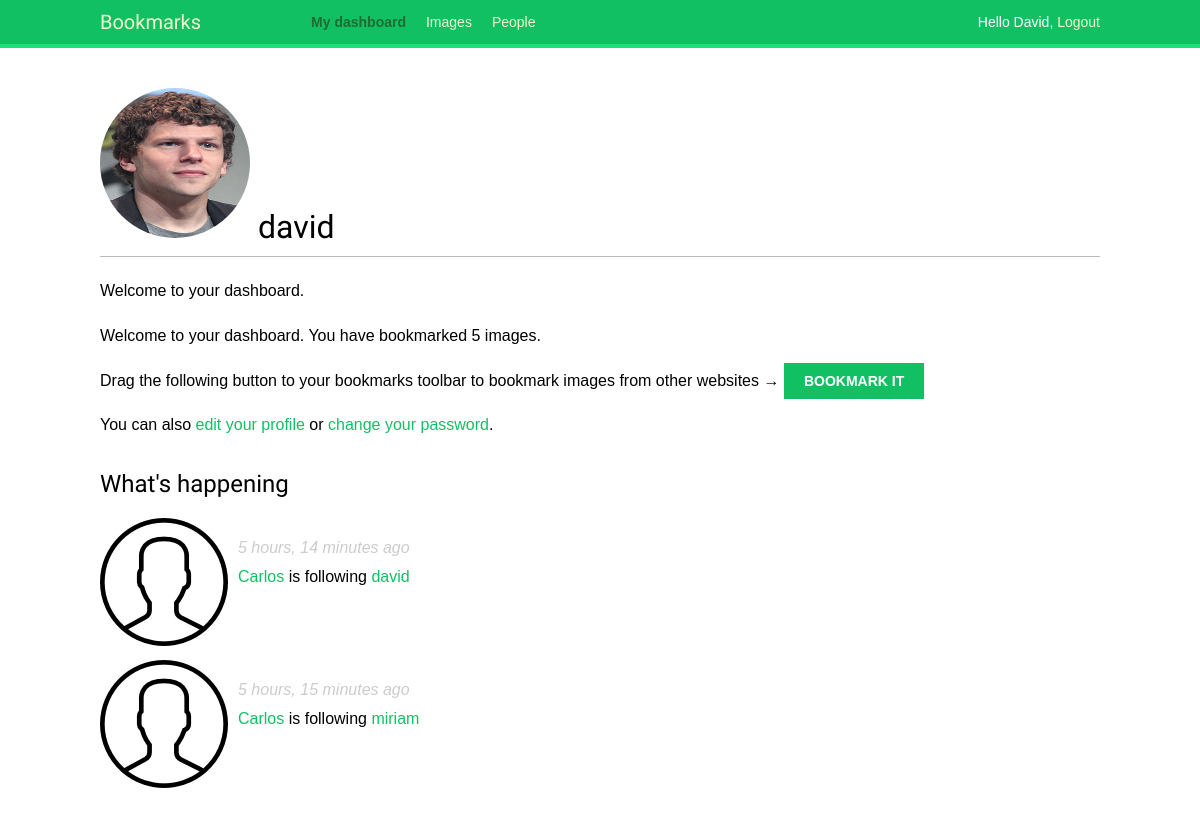
/account/ (signed in), run on the app's committed database.
### account/models.py (models this page shows, shortened)
class Profile(models.Model):
  user = models.OneToOneField(settings.AUTH_USER_MODEL,on_delete=models.CASCADE)
  date_of_birth = models.DateField(blank=True,null=True)
  photo = models.ImageField(upload_to='users/%Y/%m/%d/',blank=True)

### actions/models.py (models this page shows)
class Action(models.Model):
  user = models.ForeignKey('auth.User',related_name='actions',db_index=True,on_delete=models.CASCADE)
  verb = models.CharField(max_length=255)
  target_ct = models.ForeignKey(ContentType,blank=True,null=True,related_name='target_obj',on_delete=models.CASCADE)
  target_id= models.PositiveIntegerField(null=True,blank=True,db_index=True)
  target = GenericForeignKey('target_ct','target_id')
  created = models.DateTimeField(auto_now_add=True,db_index=True)
  class Meta:
    ordering = ('-created',)

### account/views.py (the view)
# urls.py: path('', views.dashboard, name="dashboard"),
@login_required
def dashboard(request):
  actions = Action.objects.exclude(user=request.user)
  following_ids = request.user.following.values_list('id',flat=True)
  if following_ids:
    actions = actions.filter(user_id__in=following_ids)
  actions = actions.select_related('user','user__profile').prefetch_related('target')[:10]
  profile = Profile.objects.get(pk=request.user.profile.id)
  return render(request, 'account/dashboard.html', {'section':'dashboard','profile':profile,'actions':actions})

### account/templates/account/dashboard.html (shortened to what this page needs)
{% extends 'base.html' %}
{% block content %}
  <h1> <img class="pic" src="{{profile.photo.url}}" alt="image"> {{request.user.username}} </h1>
  <p>Welcome to your dashboard.  </p>
  {% with total_images_created=request.user.images_created.count %}
    <p>Welcome to your dashboard. You have bookmarked {{ total_images_created }} image{{ total_images_created|pluralize }}.</p>
  {% endwith %}
  <p>Drag the following button to your bookmarks toolbar to bookmark images from other websites → <a href="javascript:{% include "bookmarklet_launcher.js" %}" class="button">Bookmark it</a><p>
  <p>You can also <a href="{% url "edit" %}">edit your profile</a> or <a href="{% url "password_change" %}">change your password</a>.<p>
<h2>What's happening</h2>
<div id="action-list">
  {% for action in actions  %}
    {% include 'actions/action/detail.html' %}
  {% endfor %}
</div>
{% endblock content %}

### account/templates/base.html (shortened to what this page needs)
{% load staticfiles %}
<!DOCTYPE html>
<html>
<head>
  <link rel="stylesheet" href="{% static "/css/base.css" %}">
</head>
<body>
  <div id="header">
    <span class="logo">Bookmarks</span>
    {% if request.user.is_authenticated %}
    <ul class="menu">
        <li   {% if section == "dashboard" %}class="selected"{% endif %}>
            <a href=" {% url "dashboard" %}"> My dashboard</a>
        </li>
        <li   {% if section == "images" %}class="selected"{% endif %}>
            <a href=" {% url "images:list" %}"> Images</a>
        </li>
        <li   {% if section == "people" %}class="selected"{% endif %}>
            <a href="{% url "user_list" %}"> People</a>
        </li>
    </ul>
    {% endif %}
    <span class="user">
        {% if request.user.is_authenticated %}
          Hello {{request.user.first_name}},
          <a href="{% url "logout" %}">Logout</a>
        {% else %}
        <a href="{% url "login" %}">Login</a>
        {% endif %}
    </span>
  </div>
  <div id="content">
      {% block content %}
      {% endblock content %}
  </div>
</body>
</html>

### actions/templates/actions/action/detail.html (shortened to what this page needs)
{% load thumbnail %}
{% with user=action.user profile=action.user.profile %}
<div class="action">
  <div class="images">
    {% if profile.photo %}
      {% thumbnail user.profile.photo "80x80" crop="100%" as im %}
        <a href="{{ user.get_absolute_url }}">
          <img src="{{ im.url }}" alt="{{ user.get_full_name }}" class="item-img">
        </a>
      {% endthumbnail %}
    {% endif %}
  </div>
  <div class="info">
    <p>
      <span class="date">{{ action.created|timesince }} ago</span>
      <br />
      <a href="{{ user.get_absolute_url }}">
        {{ user.first_name }}
      </a>
      {{ action.verb }}
      {% if action.target %}
        {% with target=action.target %}
          <a href="{{ target.get_absolute_url }}">{{ target }}</a>
        {% endwith %}
      {% endif %}
    </p>
  </div>
</div>
{% endwith %}

### account/static/css/base.css (style rules this page uses)
.pic { display: inline-block; width: 150px; height: 150px; border-radius: 50%; background-repeat: no-repeat; background-position: center center; background-size: cover; }
body { margin:0; padding:0; font-family:helvetica, sans-serif; }
p { line-height: 1.8; }
a { color:#12c064; text-decoration:none; }
h1, h2, h3, h4, h5 , h6 { font-family: 'Muli', sans-serif; font-weight:normal; }
h1 { border-bottom:1px solid #bbb; padding:0 0 10px 0; margin:10px 0 20px 0; }
h2 { margin:30px 0 20px; }
#header { padding:10px 100px; font-size:14px; background:#12c064; color:#fff; border-bottom:4px solid #1cdf78; overflow:auto; }
#header .logo { font-family: 'Muli', sans-serif; float:left; color:#f3f7cc; font-size:20px; margin-right:10%; }
#header ul.menu { list-style:none; float:left; margin:0; padding:0; }
#header ul.menu li { float:left; padding:4px 10px; }
#header ul.menu li.selected a, #header ul.menu li.selected a:hover { color:#1b6d32; font-weight:bold; }
#header a { color:#f3f7cc; }
#header .user { float:right; padding-top:4px; }
#content { padding:30px 100px; }
input[type=submit], a.button { font-weight:bold; background:#12c064; color:#fff; padding:10px 20px; font-size:14px; text-transform:uppercase; }
.action { clear:both; overflow:auto; }
.action .images { float:left; margin:0 10px 10px 0; }
.action .date { font-style:italic; color:#ccc; }

### data on the page
Profile: photo (picture)
Action: created "5 hours, 14 minutes", user.first_name "Carlos", verb "is following", target "david"
Action: created "5 hours, 15 minutes", user.first_name "Carlos", verb "is following", target "miriam"

### other printed values
{{ request.user.first_name }} "David"
{{ request.user.username }} "david"
{{ total_images_created }} "5"
